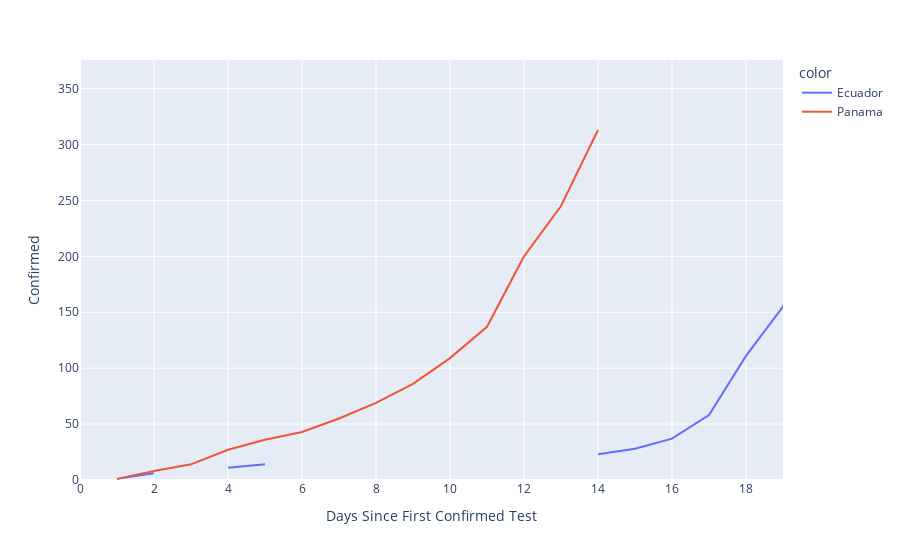

The cell this chart's notebook holds for it:
### Markdown cell above
# Important Dates by Country:

### Peru
* March 11 - Declaran emergencia sanitaria por 90 dias
* March 13 - Suspenden vuelos internacional desde Europa y Asia
* March 16 - Teletrabajo para todos menos los esenciales
* March 17 - Cierran fronteras
* March 18 - Cuarentena general entre 8PM y 5 AM.

### Panama
* Something

### Guatemala
- Source: Alejandro Giammattei twitter
* March 22 - Cuarentena general entre 4 PM y 4 AM por 8 dias

### Code cell
count_to_plot = ['Panama', 'Ecuador']
y_to_plot = 'Confirmed'

to_plot = dat.reset_index(level=[0, 2])
to_plot = to_plot[to_plot.Country.isin(count_to_plot)][['Country'] + [y_to_plot]]


x_lim = to_plot.reset_index().groupby('Country').DaysSinceFirst.max().min() + 5
y_lim = to_plot.reset_index().groupby('Country')[y_to_plot].max().min() * 1.2
# d = dat.loc['Panama'].reset_index(level=1, drop=True)[y_to_plot]
# d

fig = px.line(d, x = to_plot.index, y = to_plot[y_to_plot], color = to_plot.Country)
fig.update_xaxes(range = [0, x_lim], title = 'Days Since First Confirmed Test')
fig.update_yaxes(range = [0, y_lim], title = y_to_plot)

fig.show()

### Figure 1 — Plotly figure (JSON) as saved in the notebook; plotly's stock layout.template omitted (floating-point values rounded to 4 significant figures)
{"data": [{"hoverlabel": {"namelength": 0}, "hovertemplate": "color=Ecuador<br>x=%{x}<br>y=%{y}", "legendgroup": "Ecuador", "line": {"color": "#636efa", "dash": "solid"}, "mode": "lines", "name": "Ecuador", "showlegend": true, "type": "scatter", "x": [1, 2, 3, 4, 5, 6, 7, 8, 9, 10, 11, 12, 13, 14, 15, 16, 17, 18, 19, 20, 21, 22, 23], "xaxis": "x", "y": [1, 6, null, 11, 14, null, null, null, 15, null, 17, null, null, 23, 28, 37, 58, 111, 155, 260, 367, 532, 789], "yaxis": "y"}, {"hoverlabel": {"namelength": 0}, "hovertemplate": "color=Panama<br>x=%{x}<br>y=%{y}", "legendgroup": "Panama", "line": {"color": "#EF553B", "dash": "solid"}, "mode": "lines", "name": "Panama", "showlegend": true, "type": "scatter", "x": [1, 2, 3, 4, 5, 6, 7, 8, 9, 10, 11, 12, 13, 14], "xaxis": "x", "y": [1, 8, 14, 27, 36, 43, 55, 69, 86, 109, 137, 200, 245, 313], "yaxis": "y"}], "layout": {"autosize": true, "legend": {"title": {"text": "color"}, "tracegroupgap": 0}, "margin": {"t": 60}, "xaxis": {"anchor": "y", "domain": [0, 1], "range": [0, 19], "title": {"text": "Days Since First Confirmed Test"}, "type": "linear"}, "yaxis": {"anchor": "x", "domain": [0, 1], "range": [0, 375.6], "title": {"text": "Confirmed"}, "type": "linear"}}}
